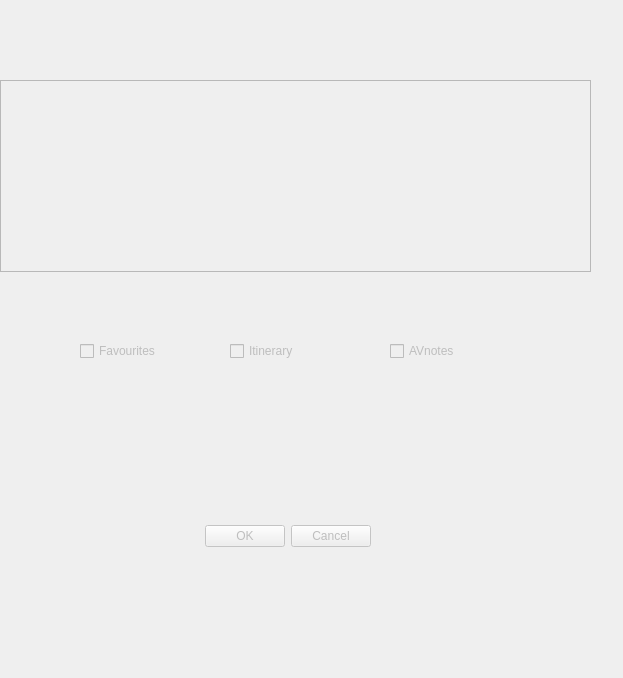
<?xml version="1.0" encoding="UTF-8"?>
<ui version="4.0">
 <class>Dialog</class>
 <widget class="QDialog" name="Dialog">
  <property name="geometry">
   <rect>
    <x>0</x>
    <y>0</y>
    <width>623</width>
    <height>678</height>
   </rect>
  </property>
  <property name="windowTitle">
   <string>Dialog</string>
  </property>
  <property name="locale">
   <locale language="English" country="UnitedStates"/>
  </property>
  <widget class="QDialogButtonBox" name="buttonBox">
   <property name="enabled">
    <bool>false</bool>
   </property>
   <property name="geometry">
    <rect>
     <x>30</x>
     <y>520</y>
     <width>341</width>
     <height>32</height>
    </rect>
   </property>
   <property name="locale">
    <locale language="English" country="UnitedStates"/>
   </property>
   <property name="orientation">
    <enum>Qt::Horizontal</enum>
   </property>
   <property name="standardButtons">
    <set>QDialogButtonBox::Cancel|QDialogButtonBox::Ok</set>
   </property>
  </widget>
  <widget class="QTableWidget" name="tW_tracks">
   <property name="enabled">
    <bool>false</bool>
   </property>
   <property name="geometry">
    <rect>
     <x>0</x>
     <y>80</y>
     <width>591</width>
     <height>192</height>
    </rect>
   </property>
   <property name="locale">
    <locale language="English" country="UnitedStates"/>
   </property>
   <property name="rowCount">
    <number>0</number>
   </property>
   <property name="columnCount">
    <number>0</number>
   </property>
  </widget>
  <widget class="QgsFileWidget" name="QgsFW_osmand_root_path">
   <property name="geometry">
    <rect>
     <x>50</x>
     <y>20</y>
     <width>531</width>
     <height>34</height>
    </rect>
   </property>
   <property name="locale">
    <locale language="English" country="UnitedStates"/>
   </property>
   <property name="options">
    <set>QFileDialog::ReadOnly|QFileDialog::ShowDirsOnly</set>
   </property>
  </widget>
  <widget class="QgsFileWidget" name="QgsFW_dest_path">
   <property name="enabled">
    <bool>false</bool>
   </property>
   <property name="geometry">
    <rect>
     <x>50</x>
     <y>470</y>
     <width>531</width>
     <height>34</height>
    </rect>
   </property>
   <property name="locale">
    <locale language="English" country="UnitedStates"/>
   </property>
   <property name="options">
    <set>QFileDialog::ShowDirsOnly</set>
   </property>
  </widget>
  <widget class="QCheckBox" name="cB_favourites">
   <property name="enabled">
    <bool>false</bool>
   </property>
   <property name="geometry">
    <rect>
     <x>80</x>
     <y>340</y>
     <width>88</width>
     <height>22</height>
    </rect>
   </property>
   <property name="locale">
    <locale language="English" country="UnitedStates"/>
   </property>
   <property name="text">
    <string>Favourites</string>
   </property>
   <property name="tristate">
    <bool>true</bool>
   </property>
  </widget>
  <widget class="QCheckBox" name="cB_itinerary">
   <property name="enabled">
    <bool>false</bool>
   </property>
   <property name="geometry">
    <rect>
     <x>230</x>
     <y>340</y>
     <width>88</width>
     <height>22</height>
    </rect>
   </property>
   <property name="locale">
    <locale language="English" country="UnitedStates"/>
   </property>
   <property name="text">
    <string>Itinerary</string>
   </property>
  </widget>
  <widget class="QCheckBox" name="cB_AVnotes">
   <property name="enabled">
    <bool>false</bool>
   </property>
   <property name="geometry">
    <rect>
     <x>390</x>
     <y>340</y>
     <width>88</width>
     <height>22</height>
    </rect>
   </property>
   <property name="locale">
    <locale language="English" country="UnitedStates"/>
   </property>
   <property name="text">
    <string>AVnotes</string>
   </property>
  </widget>
 </widget>
 <customwidgets>
  <customwidget>
   <class>QgsFileWidget</class>
   <extends>QWidget</extends>
   <header>qgsfilewidget.h</header>
  </customwidget>
 </customwidgets>
 <resources/>
 <connections>
  <connection>
   <sender>buttonBox</sender>
   <signal>accepted()</signal>
   <receiver>Dialog</receiver>
   <slot>accept()</slot>
   <hints>
    <hint type="sourcelabel">
     <x>248</x>
     <y>254</y>
    </hint>
    <hint type="destinationlabel">
     <x>157</x>
     <y>274</y>
    </hint>
   </hints>
  </connection>
  <connection>
   <sender>buttonBox</sender>
   <signal>rejected()</signal>
   <receiver>Dialog</receiver>
   <slot>reject()</slot>
   <hints>
    <hint type="sourcelabel">
     <x>316</x>
     <y>260</y>
    </hint>
    <hint type="destinationlabel">
     <x>286</x>
     <y>274</y>
    </hint>
   </hints>
  </connection>
 </connections>
</ui>
